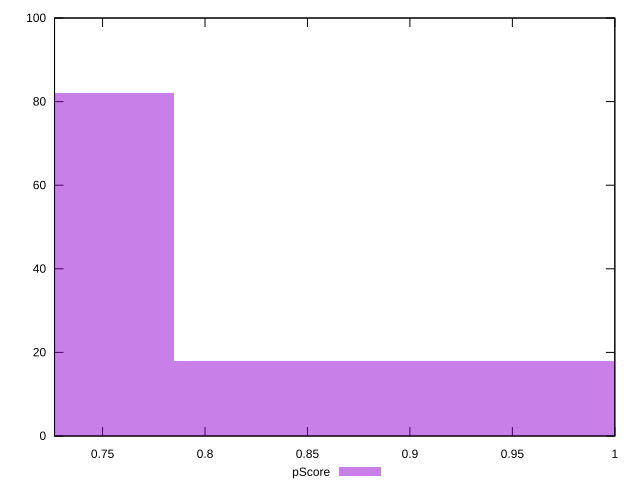

Reproduce this figure in gnuplot.
reset

$pScore <<EOF
0.6729180817131953 82
0.8972241089509271 18
EOF

set key outside below
set boxwidth 0.22430602723773177
set xrange [0.7265622222222222:1]
set yrange [0:100]
set trange [0:100]
set style fill transparent solid 0.5 noborder
set terminal svg size 640, 490 enhanced background rgb 'white'
set output "report_00019_2021-02-10T18-14-37.922Z//uses-rel-preconnect/samples/pages/pScore/histogram.svg"

plot $pScore title "pScore" with boxes

reset
